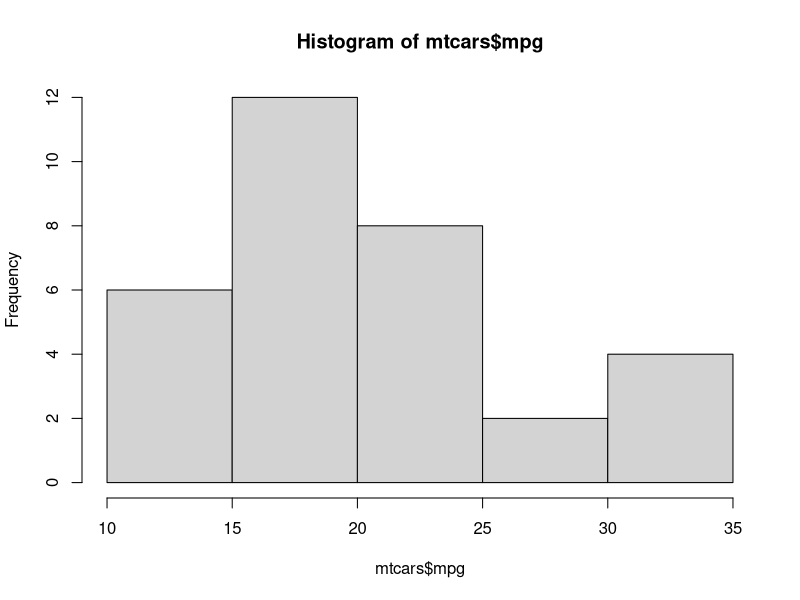
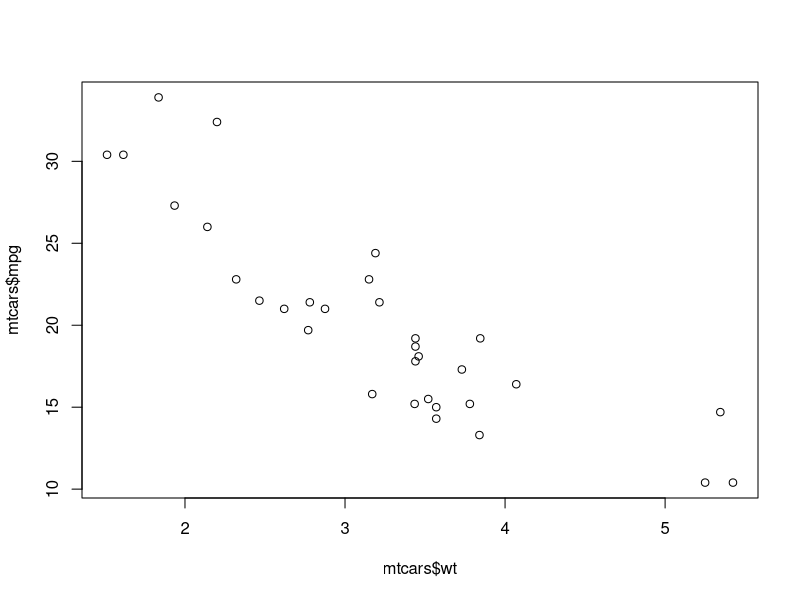
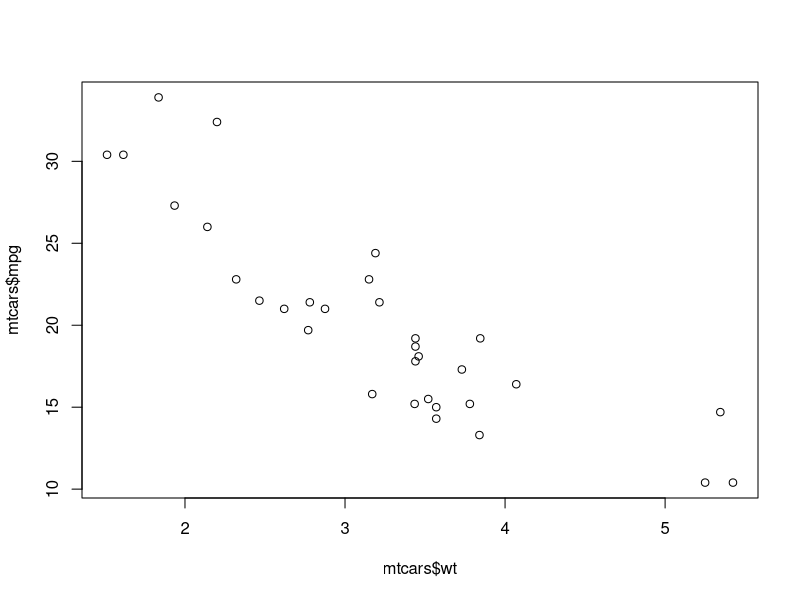

Recreate these plots in R, in order.
#This is a sample R Script for exercise in Git

#Load documentation from R's pre-loaded dataset
#Documentation appears in the help pane on RStudio
?mtcars

#Inspect the dataset in a view pane
View(mtcars)

#Calculate the average mpg of all cars in this dataset
mean(mtcars$mpg)

#Create a histogram for mpg variable in mtcars
hist(mtcars$mpg)

#Add some more code below as instructed, then commit to your repository
plot(mtcars$mpg ~ mtcars$wt)
#I did the previous exercise a second time, I added some more code below as instructed, then commit to your repository
plot(mtcars$mpg ~ mtcars$wt)
